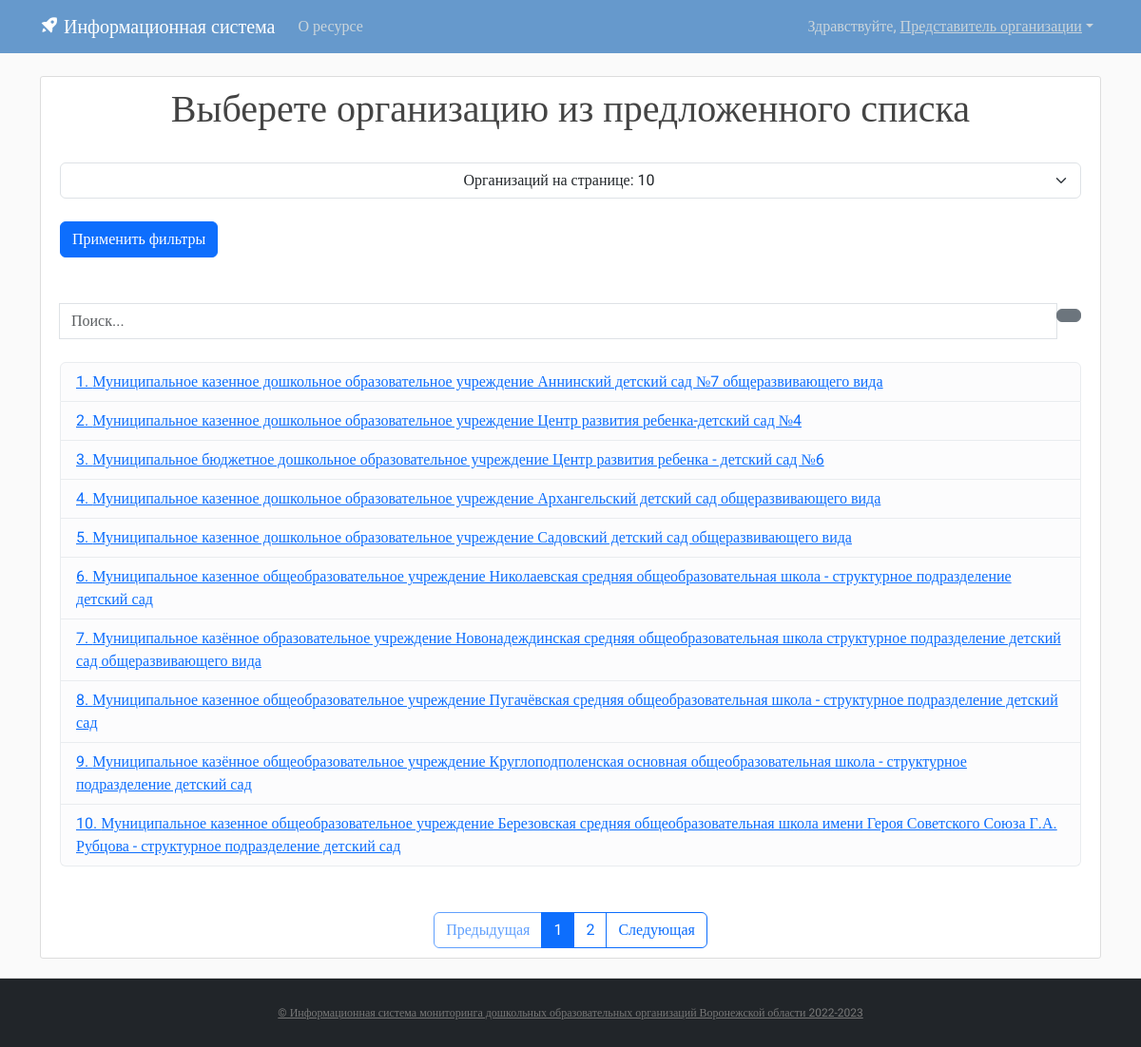
The app's page /lk/ (signed in) with its own data.
### myapp/models.py (models this page shows, shortened)
class BuildDocs(models.Model):
    user = models.ForeignKey(User, on_delete=models.CASCADE, verbose_name='Пользователь')
    build = models.ForeignKey(Builds, on_delete=models.CASCADE, verbose_name='Организация')
    def __str__(self):
        return self.build.name
    class Meta:
        verbose_name_plural = 'Права доступа пользователей к организациям'
        verbose_name = 'право доступа'

class Builds(models.Model):
    id_reg = models.ForeignKey(Regions, on_delete=models.CASCADE, verbose_name='Регион')
    name = models.TextField(max_length=300, verbose_name='Наименование оганизации')
    adres = models.TextField(max_length=300, blank=True, verbose_name='Юридический адрес')
    logo = models.ImageField(blank=True, verbose_name='Логотип', upload_to='images/')
    FIO = models.CharField(max_length=300, blank=True, verbose_name='ФИО руководителя')
    telephone = models.CharField(max_length=300, blank=True, null=True, verbose_name='Телефон')
    email = models.CharField(max_length=300, blank=True, null=True, verbose_name='Адрес электронной почты')
    site = models.CharField(max_length=300, blank=True, null=True, verbose_name='Адрес сайта организации')
    workers = models.IntegerField(blank=True, null=True, verbose_name='Количество педогогических работников')
    students = models.IntegerField(blank=True, null=True, verbose_name='Количество учеников')
    link = models.FileField(upload_to='docs/', verbose_name='Документ', default='docs/default/template.xlsx')
    class Meta:
        verbose_name_plural = 'Организации Воронежской области'
        verbose_name = 'Организацию'

### myapp/views.py (the view)
# urls.py: path('lk/', views.lk, name='lk'),
@login_required
def lk(request):
    query = request.GET.get('q')
    if query is None:
        query = ""
    if request.user.username == 'admin':
        if query is None:
            buildsuser = BuildDocs.objects.select_related('build').all().order_by('build_id')
        else:
            buildsuser = BuildDocs.objects.select_related('build').filter(
                Q(build__id__icontains=query) | Q(build__name__icontains=query)
            ).order_by('build_id')
    else:
        if query is None:
            buildsuser = BuildDocs.objects.select_related('build').filter(user=request.user).order_by('build_id')
        else:
            buildsuser = BuildDocs.objects.select_related('build').filter(
                Q(user=request.user) &
                (Q(build__id__icontains=query) | Q(build__name__icontains=query))
            ).order_by('build_id')
    v_data = [
        5,
        10,
        15,
        20,
        25,
        30,
        35,
        40,
        45,
        50
    ]
    default_page = 1
    page = request.GET.get('page', default_page)
    v = request.GET.get('v')
    if (v is None) or (v == ''):
        v = 10
    else:
        v = int(v)
    items_per_page = v
    paginator = Paginator(buildsuser, items_per_page)
    try:
        items_page = paginator.page(page)
    except PageNotAnInteger:
        items_page = paginator.page(default_page)
    except EmptyPage:
        items_page = paginator.page(paginator.num_pages)
    context = {'builds': buildsuser, 'query': query, "items_page": items_page, 'v': v, 'v_data': v_data}
    return render(request, 'blog/lk.html', context)

### myapp/templates/blog/lk.html (shortened to what this page needs)
{% extends "blog/baselk.html" %}
{% load static %}
{% load bootstrap_icons %}
{% block content %}
<article class="media content-section">
    <div class="media-body">
        <h1 align="center">Выберете организацию из предложенного списка</h1><br>
        <form action="{% url 'lk' %}" method="get">
            <select class="form-select" name="v" style="text-align: center;">
                {% for vs in v_data %}
                    {% if vs == v %}
                        <option value="{{vs}}" selected>Организаций на странице: {{vs}}</option>
                    {% else %}
                        <option value="{{vs}}">Организаций на странице: {{vs}}</option>
                    {% endif %}
                {%endfor%}
            </select>
            <br>
            <div class="input-group-append">
                <button type="submit" class="btn btn-primary">Применить фильтры</button>
            </div>
            <br><br>
            <div class="input-group">
                <input name="q" type="text" placeholder="Поиск..." class="form-control" id="search" value = {{query}}>
                <div class="input-group-append">
                    <button type="submit" class="btn btn-secondary"></button>
                </div>
            </div>
</form>
        <br>
{% if items_page %}
        <ul class="list-group">
    {% for item in items_page %}
                <li class="list-group-item list-group-item-light"> <a href="{% url 'redact_data' item.build.id %}" class="text-primary">{{item.build.id}}. {{item }}</a></li>
    {% endfor %}
 </ul>
    {% if items_page.has_other_pages %}
        <br><br>
        <div class="text-center">
    <div class="btn-group text-center" role="group" aria-label="Item pagination" >
        {% if items_page.has_previous %}
            <a href="?page={{ items_page.previous_page_number }}&q={{query}}" class="btn btn-outline-primary">Предыдущая</a>
        {% else %}
            <a href="#" class="btn btn-outline-primary disabled">Предыдущая</a>
        {% endif %}
        {% for page_number in items_page.paginator.page_range %}
            {% if items_page.number == page_number %}
                <button class="btn btn-outline-primary active">
                    <span>{{ page_number }} </span>
                </button>
            {% else %}
                <a href="?page={{ page_number }}&q={{query}}" class="btn btn-outline-primary">
                    {{ page_number }}
                </a>
            {% endif %}
        {% endfor %}
        {% if items_page.has_next %}
            <a href="?page={{ items_page.next_page_number }}&q={{query}}" class="btn btn-outline-primary">Следующая</a>
        {% else %}
            <a href="#" class="btn btn-outline-primary disabled">Следующая</a>
        {% endif %}
    </div>
        </div>
    {% endif %}
{% else %}
    <p>Извините, по вашему запросу ничего не найдено.</p>
{% endif %}
    </div>
</article>
{% endblock content %}

### myapp/static/blog/main.css (style rules this page uses)
body, html { width:100%; height:100% }
body { margin:0; padding:0; background: #fafafa; color: #333333; margin-top: 5rem; font-family:Roboto; }
h1, h2, h3, h4, h5, h6 { color: #444444; }
ul { margin: 0; }
.content-section { background: #ffffff; padding: 10px 20px; border: 1px solid #dddddd; border-radius: 3px; margin-bottom: 20px; }

### records on screen
BuildDocs: build.id "1", build.name "Муниципальное казенное дошкольное образовательное учреждение Аннинский детский сад №7 общеразвивающего вида"
BuildDocs: build.id "2", build.name "Муниципальное казенное дошкольное образовательное учреждение Центр развития ребенка-детский сад №4"
BuildDocs: build.id "3", build.name "Муниципальное бюджетное дошкольное образовательное учреждение Центр развития ребенка - детский сад №6"
BuildDocs: build.id "4", build.name "Муниципальное казенное дошкольное образовательное учреждение Архангельский детский сад общеразвивающего вида"
BuildDocs: build.id "5", build.name "Муниципальное казенное дошкольное образовательное учреждение Садовский детский сад общеразвивающего вида"
BuildDocs: build.id "6", build.name "Муниципальное казенное общеобразовательное учреждение Николаевская средняя общеобразовательная школа - структурное подразделение детский сад"
BuildDocs: build.id "7", build.name "Муниципальное казённое образовательное учреждение Новонадеждинская средняя общеобразовательная школа структурное подразделение детский сад общеразвивающего вида"
BuildDocs: build.id "8", build.name "Муниципальное казенное общеобразовательное учреждение Пугачёвская средняя общеобразовательная школа - структурное подразделение детский сад"
BuildDocs: build.id "9", build.name "Муниципальное казённое общеобразовательное учреждение Круглоподполенская основная общеобразовательная школа - структурное подразделение детский сад"
BuildDocs: build.id "10", build.name "Муниципальное казенное общеобразовательное учреждение Березовская средняя общеобразовательная школа имени Героя Советского Союза Г.А. Рубцова - структурное подразделение детский сад"

### other values on screen
{{ page_number }} "1"
{{ page_number }} "2"
